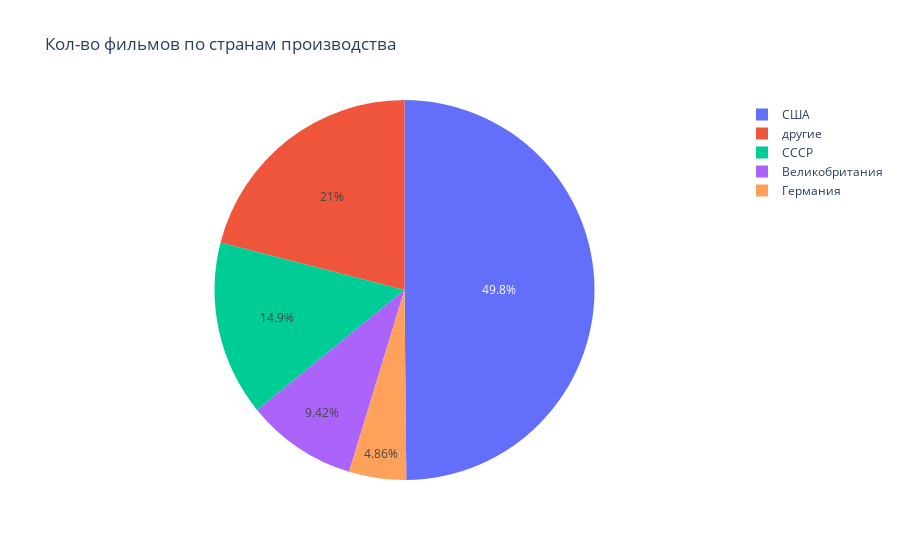
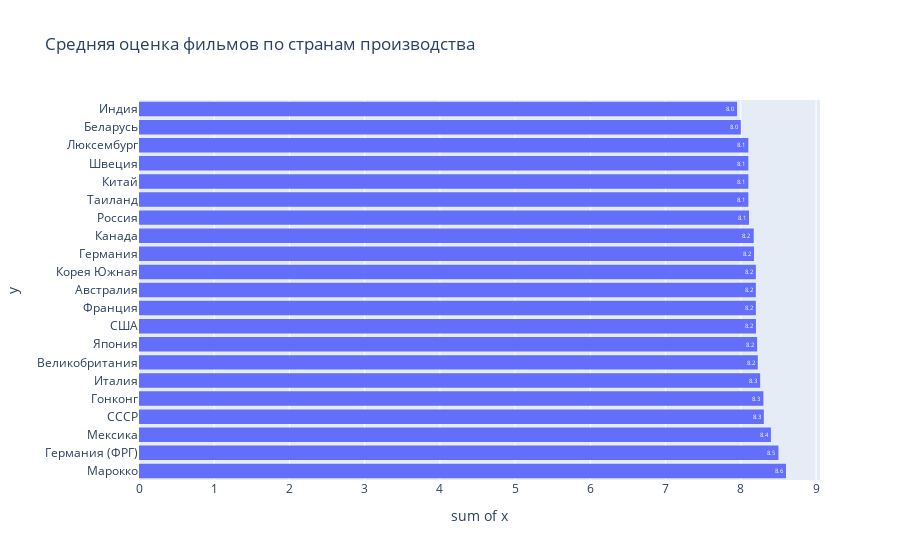

Source (notebook cell) for these figures, in order:
### Markdown cell above
#### Country

### Code cell
count_plot(name_of_category_column='Страна', title_name='Кол-во фильмов по странам производства')
bar_plot(name_of_category_column='Страна', name_of_measerment_column='Сборы в мире', title_name='Средние сборы фильма в мире по странам производства')
bar_plot(name_of_category_column='Страна', name_of_measerment_column='Сборы в США', title_name='Средние сборы фильма в США по странам производства')
bar_plot(name_of_category_column='Страна', name_of_measerment_column='Зрители', title_name='Среднее кол-во зрителей по странам производства')
bar_plot(name_of_category_column='Страна', name_of_measerment_column='Оценка фильма', title_name='Средняя оценка фильмов по странам производства')

### Figure 1 — Plotly figure (JSON) as saved in the notebook; plotly's stock layout.template omitted (floating-point values rounded to 4 significant figures)
{"data": [{"domain": {"x": [0, 1], "y": [0, 1]}, "hovertemplate": "variable=%{label}<br>value=%{value}<extra></extra>", "labels": ["США", "СССР", "Великобритания", "Германия", "другие", "другие", "другие", "другие", "другие", "другие", "другие", "другие", "другие", "другие", "другие", "другие", "другие", "другие", "другие", "другие", "другие"], "legendgroup": "", "name": "", "showlegend": true, "type": "pie", "values": [164, 49, 31, 16, 12, 12, 11, 7, 7, 3, 3, 2, 2, 2, 2, 1, 1, 1, 1, 1, 1]}], "layout": {"legend": {"tracegroupgap": 0}, "title": {"text": "Кол-во фильмов по странам производства"}}}

### Figure 2 — Plotly figure (JSON) as saved in the notebook; plotly's stock layout.template omitted (floating-point values rounded to 4 significant figures)
{"data": [{"alignmentgroup": "True", "bingroup": "y", "histfunc": "sum", "hovertemplate": "sum of x=%{x}<br>y=%{y}<extra></extra>", "legendgroup": "", "marker": {"color": "#636efa", "pattern": {"shape": ""}}, "name": "", "offsetgroup": "", "orientation": "h", "showlegend": false, "texttemplate": "%{value:.2s}", "type": "histogram", "x": [8.6, 8.5, 8.4, 8.306, 8.3, 8.257, 8.226, 8.217, 8.201, 8.2, 8.2, 8.2, 8.175, 8.171, 8.109, 8.1, 8.1, 8.1, 8.1, 8, 7.95], "xaxis": "x", "y": ["Марокко", "Германия (ФРГ)", "Мексика", "СССР", "Гонконг", "Италия", "Великобритания", "Япония", "США", "Франция", "Австралия", "Корея Южная", "Германия", "Канада", "Россия", "Таиланд", "Китай", "Швеция", "Люксембург", "Беларусь", "Индия"], "yaxis": "y"}], "layout": {"barmode": "stack", "legend": {"tracegroupgap": 0}, "title": {"text": "Средняя оценка фильмов по странам производства"}, "xaxis": {"anchor": "y", "categoryorder": "total descending", "domain": [0, 1], "title": {"text": "sum of x"}}, "yaxis": {"anchor": "x", "domain": [0, 1], "title": {"text": "y"}}}}
